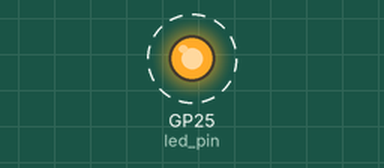
Recording of a program running on a simulated Raspberry Pi Pico running MicroPython. On the bench: output pins drawn as LEDs (lit = HIGH). Dashed ring = blinking. What the program prints to the serial console is not drawn. At 3.0 s the program stops and its outputs stay as they are.

Above: at 0.2 s.
Timing chart, 0 to 3.0 s (numbered marks = the images above):
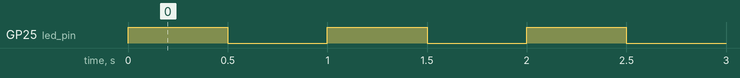

Measured:
- by itself, GP25 (led_pin): alternates HIGH for 0.50 s and LOW for 0.50 s, 6 changes in all, then stays LOW

The program:

peristaltic_pump_pio.py
```python
# https://how2electronics.com/control-stepper-motor-with-drv8825-raspberry-pi-pico/
from machine import Pin, Timer
import utime
import rp2
from machine import Pin

# led_pin = Pin("GPIO9", Pin.OUT) # FILAMENT DRYER
led_pin = Pin(25, Pin.OUT) # PICO
# step_pin = Pin("GPIO2", Pin.OUT)

out_pin = led_pin

class DRV8825:
    """
        This statemachine sends 'count' pulses.
        Pulse length is 'duration_us'.
        The statemachine runs at 10MHz
        The pulse takes 10 PIO-instructions
        Therefore 'duration_us' is in micorsecondes (10MHz/10)
    """
    def __init__(self):
        @rp2.asm_pio(set_init=rp2.PIO.OUT_LOW)
        def pulses():
            # x=pulses: how many pulses to send
            pull()
            mov(x, osr)

            # y=duration_us: duration of one period
            # Store it in 'isr'. Later, we will assign it to y
            pull()
            mov(isr, osr)

            # Outer loop: pulses
            label("pulses_loop")

            # Positive pulse: 5 instructions
            mov(y, isr)
            set(pins, 1)
            label("pulse_positive")
            jmp(y_dec, "pulse_positive") [4]

            # Negative pulse: 5 instructions
            mov(y, isr)
            set(pins, 0)
            label("pulse_negative")
            jmp(y_dec, "pulse_negative") [4]

            # Outer loop: pulses
            jmp(x_dec, "pulses_loop")

            # Done. This will unblock 'sm.get()'
            push(noblock)


        # state machine 0, running at 10MHz
        self.sm = rp2.StateMachine(0, pulses, freq=10_000_000, set_base=out_pin)

    def send_pulses(self, pulses:int, duration_us = 1_000_000):
        # Empty fifo
        while self.sm.rx_fifo() > 0:
            self.sm.pull()
        self.sm.active(1)
        self.sm.put(pulses-1)
        self.sm.put(duration_us)

    def wait(self, blocking=True) -> bool:
        """
        If blocking is True:
           return True
        If blocking is False:
           return False # If still in progress
        return True # If done
        """
        if not blocking:
            if self.sm.rx_fifo() == 0:
                return False
        self.sm.get()
        return True


x = DRV8825()
x.send_pulses(3)
print("sm.get() before")
x.wait()
print("sm.get() after")
```
